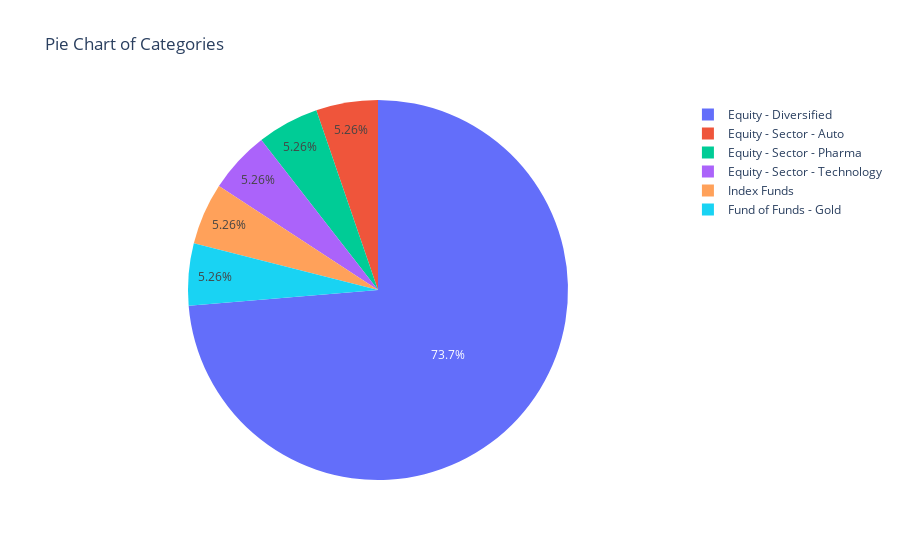

Source (notebook cell):
### Code cell
import plotly.express as px
import altair as alt 

# Calculate counts of each category
category_counts = data['Scheme Category Name'].value_counts()

# Create a pie chart
fig = px.pie(values=category_counts.values, names=category_counts.index, title='Pie Chart of Categories')


fig.show()

### Figure 1 — Plotly figure (JSON) as saved in the notebook; plotly's stock layout.template omitted (floating-point values rounded to 4 significant figures)
{"data": [{"domain": {"x": [0, 1], "y": [0, 1]}, "hovertemplate": "label=%{label}<br>value=%{value}<extra></extra>", "labels": ["Equity - Diversified", "Equity - Sector - Auto", "Equity - Sector - Pharma", "Equity - Sector - Technology", "Index Funds", "Fund of Funds - Gold"], "legendgroup": "", "name": "", "showlegend": true, "type": "pie", "values": [14, 1, 1, 1, 1, 1]}], "layout": {"legend": {"tracegroupgap": 0}, "title": {"text": "Pie Chart of Categories"}}}
